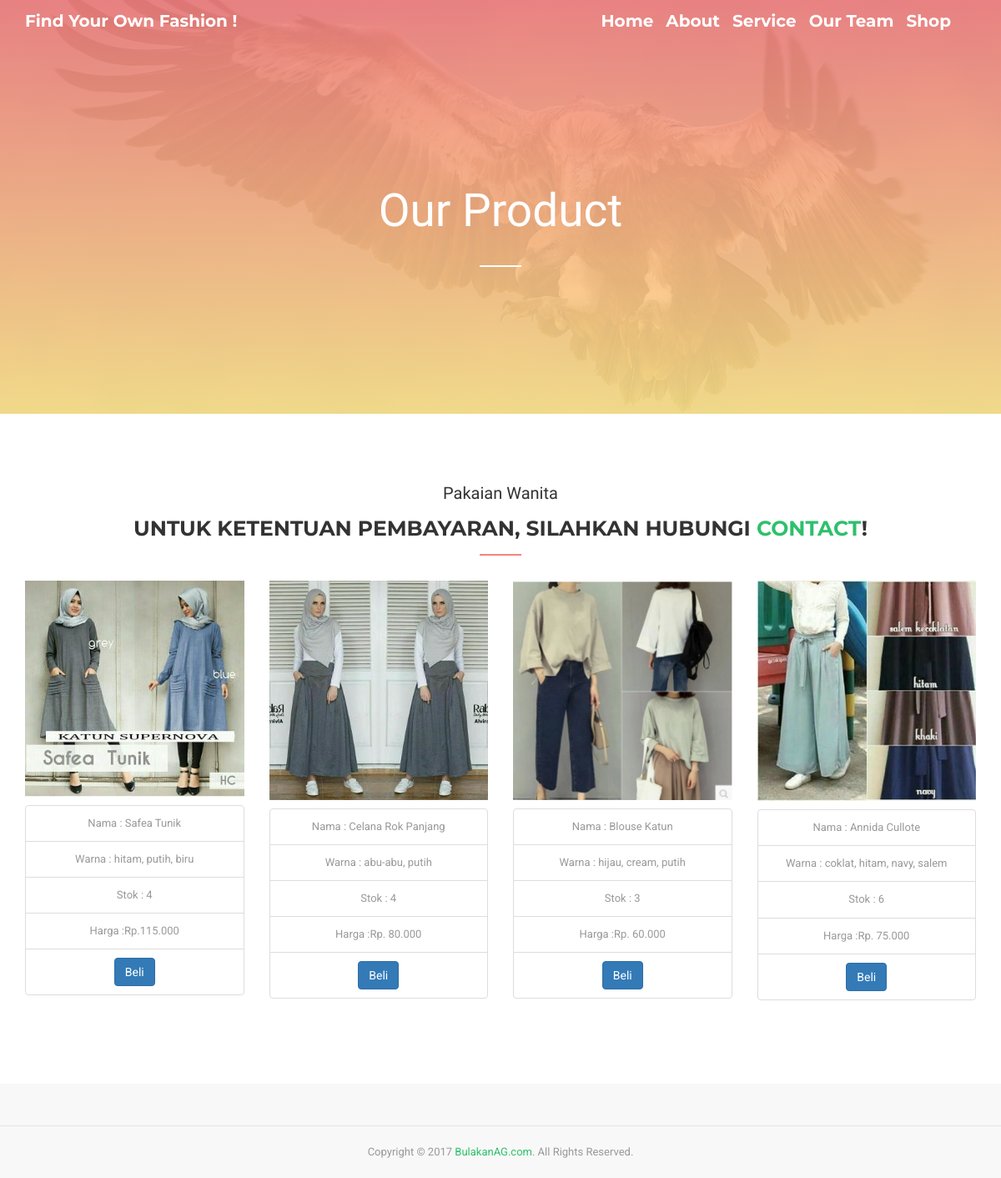
The app's page /Home/ShopCust with its own data.
### tables this page shows
CREATE TABLE `barang` (
  `id_barang` int(200) NOT NULL,
  `nama_barang` varchar(300) NOT NULL,
  `warna` varchar(300) NOT NULL,
  `stok` int(11) NOT NULL,
  `harga` varchar(11) NOT NULL,
  `gambar` varchar(255) NOT NULL
);

### application/controllers/Home.php (called while the page is built, shortened)
<?php
class Home extends CI_Controller
{
    function __construct()
    {
        $this->load->model('Barang_model');
        $this->load->model('Customer_model');
        $this->load->model('Cs_model');
    }
    public function shopCust(){
        $data['barang'] = $this->Barang_model->ambil_data();
        $this->load->view('Shop/ShopCust', $data);
    }
}

### index.php (called while the page is built, shortened)
<?php
require_once BASEPATH.'core/CodeIgniter.php';

### application/models/Barang_model.php (called while the page is built, shortened)
<?php
class Barang_model extends CI_Model
{
	public $nama_tabel	= 'barang';
	public $id			= 'id_barang';
	public $order		= 'ASC';
	function ambil_data()
	{
		$this->db->order_by($this->id,$this->order);
		return $this->db->get($this->nama_tabel)->result();
	}
}
 ?>

### application/views/Shop/ShopCust.php (the view, shortened to what this page needs)
<!DOCTYPE html>
<html lang="en">
<head>
	<link rel="stylesheet" type="text/css" href="<?php echo base_url().'assets/'; ?>css/bootstrap.min.css" />
	<link rel="stylesheet" type="text/css" href="<?php echo base_url().'assets/'; ?>css/materialdesignicons.min.css" />
	<link rel="stylesheet" type="text/css" href="<?php echo base_url().'assets/'; ?>css/jquery.mCustomScrollbar.min.css" />
	<link rel="stylesheet" type="text/css" href="<?php echo base_url().'assets/'; ?>css/prettyPhoto.css" />
	<link rel="stylesheet" type="text/css" href="<?php echo base_url().'assets/'; ?>css/unslider.css" />
	<link rel="stylesheet" type="text/css" href="<?php echo base_url().'assets/'; ?>css/template.css" />
</head>
<body data-target="#nino-navbar">
	<header id="nino-header">
		<div id="nino-headerInner">
			<nav id="nino-navbar" class="navbar navbar-default" role="navigation">
				<div class="container">
					<div class="navbar-header">
						<a class="navbar-brand" href="#">Find Your Own Fashion !</a>
					</div>
					<div class="nino-menuItem pull-right">
						<div class="collapse navbar-collapse pull-left" id="nino-navbar-collapse">
							<ul class="nav navbar-nav">
								<a class="navbar-brand" href="<?php echo site_url('Home/homeLoginCust')?>">Home<span class="active"></span></a>
                				<a class="navbar-brand" href="#nino-story">About</a>
								<a class="navbar-brand" href="#nino-services">Service</a>
								<a class="navbar-brand" href="#nino-ourTeam">Our Team</a>
								<a class="navbar-brand" href="<?php echo site_url('Home/shopCust')?>">Shop</a>
							</ul>
						</div>
					</div>
				</div>
			</nav>
			<section id="nino-slider" class="carousel slide container" data-ride="carousel">
				<div class="carousel-inner" role="listbox">
					<div class="item active"><br><br><br><br><br>
						<h2 class="nino-sectionHeading">
							<span class="nino-subHeading">Our Product </span>
						</h2>
	</header>
      <section id="nino-story">
		<div class="container">
			<h2 class="nino-sectionHeading">
				<span class="nino-subHeading">Pakaian Wanita</span>
				Untuk ketentuan pembayaran, silahkan hubungi <a href="<?php echo site_url('Home/contactCust'); ?>">Contact</a>!
			</h2>
      <div class="row">
        <?php foreach ($barang as $key => $value) { ?>
        <div class="col-lg-3 col-md-4 col-sm-6 portfolio-item">
          <div class="card h-100">
            <a href="#"><img class="card-img-top" src="<?php echo site_url()?>assets/images/uploads/<?php echo $value->gambar; ?>" alt=""></a>
            <div class="card-body">
                <center><ul class="list-group list-group-flush">
                    <li class="list-group-item">Nama : <?php echo $value->nama_barang; ?></li>
                    <li class="list-group-item">Warna : <?php echo $value->warna; ?></li>
                    <li class="list-group-item">Stok : <?php echo $value->stok; ?></li>
                    <li class="list-group-item">Harga :<?php echo $value->harga; ?></li>
                    <li class="list-group-item">
                        <center>
                        <a href="<?php echo base_url()."Beli/tambah/".$value->id_barang?>" class="btn btn-primary">Beli</a>
                        </center>
                    </li>
                </ul></center>
            </div>
          </div>
        </div><?php } ?>
      </div>
    </div>
    </section>
    <footer id="footer">
			<div class="nino-copyright">Copyright &copy; 2017 <a target="_blank" href="http://www.ninodezign.com/" title="Ninodezign.com - Top quality open source resources for web developer and web designer">BulakanAG.com</a>. All Rights Reserved. <br/>
        </div>
    </footer>

### assets/css/template.css (style rules this page uses)
html, body { line-height: 1.7; margin: 0; padding: 0; }
body { color: #999; font-size: 13px; font-weight: 400; overflow-x: hidden; position: relative; font-family: 'Roboto', sans-serif; }
article,aside,details,figcaption,figure,footer,header,hgroup,menu,nav,section,main { display: block; }
a { text-decoration: none; outline: none; color: #2ec06c; -webkit-transition: all .3s ease-in-out; -moz-transition: all .3s ease-in-out; -o-transition: all .3s ease-in-out; -ms-transition: all .3s ease-in-out; transition: all .3s ease-in-out; }
a img { border: none; }
h1, h2, h3, h4, h5, h6 { margin: 5px 0 10px; color: #333; text-transform: uppercase; font-family: 'Montserrat', sans-serif; }
h1, h2 { font-weight: 300; }
h2 { font-size: 1.8em; }
ul, ul li, ol, ol li, p, form, input { margin: 0; padding: 0; }
ul, ul li { list-style: none; }
img { border: none; max-width: 100%; }
.container { position: relative; }
#nino-header { position: relative; font-family: 'Montserrat', sans-serif; background: url(../images/bg-header.jpg) no-repeat center center / cover; }
#nino-header:after { content: ""; position: absolute; left: 0; top: 0; width: 100%; height: 100%; background: rgba(243,129,129,0.9); background: -webkit-linear-gradient(top, rgba(243,129,129,0.9), rgba(252, 227, 138, 0.9)); background: -o-linear-gradient(top, rgba(243,129,129,0.9), rgba(252, 227, 138, 0.9)); background: linear-gradient(to bottom, rgba(243,129,129,0.9), rgba(252, 227, 138, 0.9)); }
#nino-headerInner { position: relative; z-index: 5; }
#nino-slider { padding: 40px 0 0; }
#nino-slider .carousel-inner { height: 386px; }
#nino-slider .carousel-inner > .item { text-align: center; color: #fff; }
#nino-navbar { background: none; border: none; border-radius: 0; }
#nino-navbar .navbar-brand { color: #fff; font-weight: 700; font-size: 20px; }
#nino-navbar .nino-menuItem { float: right; }
section { padding: 80px 0; }
#nino-slider .nino-sectionHeading { font-size: 110px; color: #fff; }
#nino-slider .nino-sectionHeading .nino-subHeading { font-size: 55px; }
#nino-slider .nino-sectionHeading:after { background: #fff; }
.nino-sectionHeading { font-weight: 700; font-size: 25px; line-height: 1; position: relative; padding-bottom: 20px; margin-bottom: 30px; text-align: center; color: #333; }
.nino-sectionHeading:after { content: ""; position: absolute; left: 50%; bottom: 0; width: 50px; height: 2px; background: #f38181; transform: translateX(-50%); }
.nino-sectionHeading .nino-subHeading { display: block; text-transform: none; font-weight: 400; font-family: 'Kaushan Script', cursive; font-size: 20px; margin-bottom: 20px; }
footer { padding-top: 50px; background: #f8f8f8; }
footer .nino-copyright { text-align: center; border-top: 1px solid #e5e5e5; padding: 20px 0; }

### records on screen
barang: gambar (picture), nama_barang "Safea Tunik", warna "hitam, putih, biru", stok "4", harga "Rp.115.000"
barang: gambar (picture), nama_barang "Celana Rok Panjang", warna "abu-abu, putih", stok "4", harga "Rp. 80.000"
barang: gambar (picture), nama_barang "Blouse Katun", warna "hijau, cream, putih", stok "3", harga "Rp. 60.000"
barang: gambar (picture), nama_barang "Annida Cullote", warna "coklat, hitam, navy, salem", stok "6", harga "Rp. 75.000"
